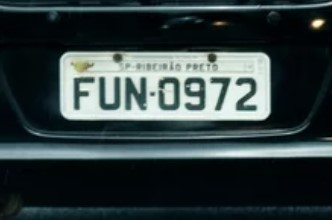
#> input picture images/placa1.jpg, 332 x 220 px
$ python -i deblur.py   (imports and definitions only)
#> lines starting #> are read from the running program, lines starting #| are printed output that depends on the picture
"""Image deblurring and sharpening processors."""

import cv2
import numpy as np


class DeblurProcessor:
    """Handles deblurring and sharpening of images."""

    def __init__(
        self,
        unsharp_sigma: float = 3.0,
        unsharp_strength: float = 1.5,
        wiener_kernel_size: int = 15,
        wiener_noise_var: float = 0.01,
    ):
        self.unsharp_sigma = unsharp_sigma
        self.unsharp_strength = unsharp_strength
        self.wiener_kernel_size = wiener_kernel_size
        self.wiener_noise_var = wiener_noise_var

    def sharpen(self, image: np.ndarray) -> np.ndarray:
        """Apply unsharp masking for general sharpening.

        Good for mild blur and improving edge definition.
        """
        # Create Gaussian blurred version
        gaussian = cv2.GaussianBlur(image, (0, 0), self.unsharp_sigma)

        # Unsharp mask: original + strength * (original - blurred)
        sharpened = cv2.addWeighted(
            image,
            self.unsharp_strength,
            gaussian,
            -(self.unsharp_strength - 1),
            0,
        )

        return sharpened

    # [60 lines left out: functions deblur_motion, _create_motion_kernel, not called in this run]

    def process(self, image: np.ndarray, use_wiener: bool = False) -> np.ndarray:
        """Apply appropriate deblurring based on settings.

        Args:
            image: Input image
            use_wiener: If True, use Wiener deconvolution (slower, for motion blur)
                       If False, use unsharp masking (faster, for general blur)
        """
        if use_wiener:
            return self.deblur_motion(image)
        else:
            return self.sharpen(image)

>>> import cv2
>>> picture = cv2.imread('../../../../../images/placa1.jpg')
#> picture is the input picture: shape (220, 332, 3); mean B, G, R 64.2, 63.2, 50.6
>>> result = DeblurProcessor().process(picture)
#> in sharpen, `gaussian = cv2.GaussianBlur(image, (0, 0), self.unsharp_sigma)`:
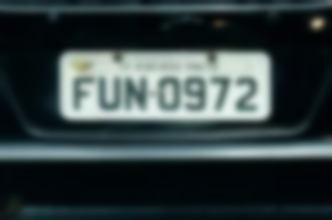
#> gaussian: shape (220, 332, 3); mean B, G, R 64.3, 63.2, 50.7
#> in sharpen, `sharpened = cv2.addWeighted( image, self.unsharp_strength, gaussian, -..`:
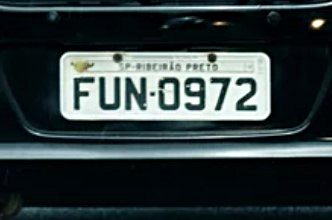
#> sharpened: shape (220, 332, 3); mean B, G, R 64.2, 63.1, 51.5

$ run again, on images/placa2.jpg
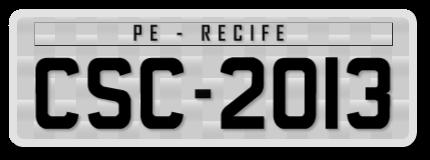
#> input picture images/placa2.jpg, 430 x 160 px
#> picture is the input picture: shape (160, 430, 3); min 0, max 238, mean 130
#> in sharpen, `gaussian = cv2.GaussianBlur(image, (0, 0), self.unsharp_sigma)`:
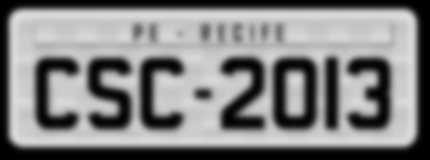
#> gaussian: shape (160, 430, 3); min 0, max 220, mean 130
#> in sharpen, `sharpened = cv2.addWeighted( image, self.unsharp_strength, gaussian, -..`:
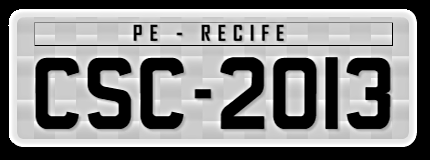
#> sharpened: shape (160, 430, 3); min 0, max 255, mean 134.1

$ run again, on images/placa3.JPG
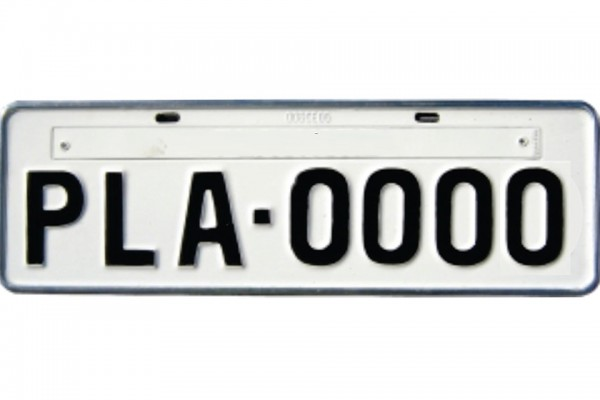
#> input picture images/placa3.JPG, 600 x 400 px
#> picture is the input picture: shape (400, 600, 3); mean B, G, R 213.9, 214.5, 213.4
#> in sharpen, `gaussian = cv2.GaussianBlur(image, (0, 0), self.unsharp_sigma)`:
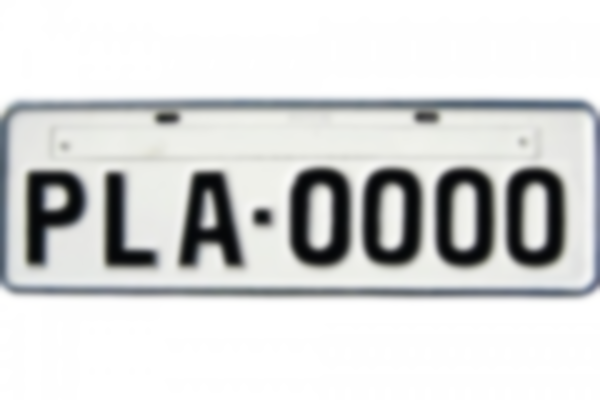
#> gaussian: shape (400, 600, 3); mean B, G, R 213.9, 214.5, 213.4
